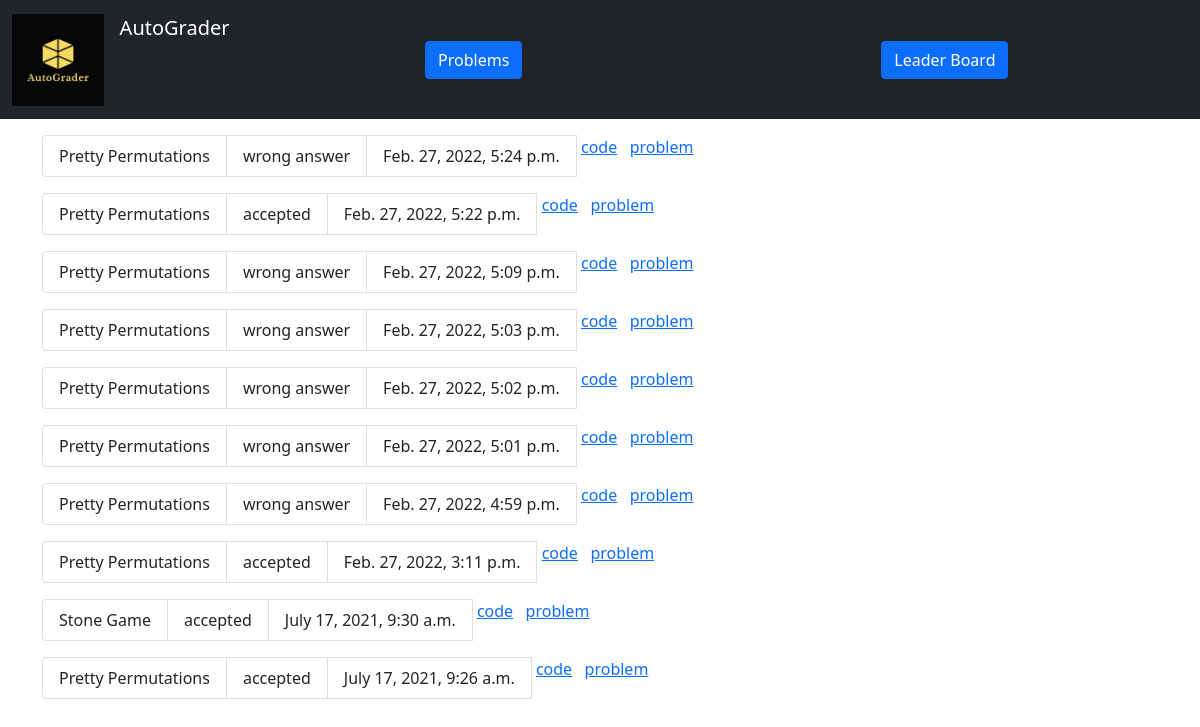
The app's page /leaderboard with its own data.
### home/models.py (models this page shows, shortened)
class Submission(models.Model):
    question_id = models.IntegerField()
    name = models.CharField(default="", max_length=100)
    code = models.TextField()
    verdict = models.CharField(max_length=12)
    datetime = models.DateTimeField(auto_now_add=True, blank=True)

### home/views.py (the view)
# urls.py: path('leaderboard', views.LeaderBoard, name='leaderboard')
def LeaderBoard(request):
    arr = Submission.objects.all()
    latest = []
    for i in reversed(arr):
        latest.append(i)
        if(len(latest) == 10):
            break
    context = {
        "results": latest
    }
    return render(request, 'leaderboard.html', context)

### templates/leaderboard.html (shortened to what this page needs)
{% extends 'base.html' %} {%block title%}Home{%endblock title%} {%block body%}
{% for i in results %}
<div class="container m-3 mx-auto">
  <ul class="list-group list-group-horizontal">
    <li class="list-group-item">{{i.name}}</li>
    <li class="list-group-item">{{i.verdict}}</li>
    <li class="list-group-item">{{i.datetime}}</li>
    <a href="">code</a>
    <a href={% url 'problem' id=i.question_id %}>problem</a>
  </ul>
</div>
{% endfor %} {%endblock body%}

### templates/base.html (shortened to what this page needs)
<!DOCTYPE html>
<html lang="en">
  <head>
    <link
      href="https://cdn.jsdelivr.net/npm/bootstrap@5.0.2/dist/css/bootstrap.min.css"
      rel="stylesheet"
    />
  </head>
  <body>
    <nav class="navbar navbar-dark bg-dark">
      <div class="container-fluid">
        <a class="navbar-brand" href="/">
          <img
            src="/static/logo.jpg"
            alt=""
            width="92"
            height="92"
            class="d-inline-block align-text-top"
          />
          &nbsp AutoGrader
        </a>
        <a class = "btn btn-primary my-3 mx-auto" href="/">
        Problems
        </a>
        <a class = "btn btn-primary my-3 mx-auto" href={% url 'leaderboard' %}>
        Leader Board
        </a>
      </div>
    </nav>
    {%block body%} {%endblock body%}
  </body>
</html>

### records on screen
Submission: name "Pretty Permutations", verdict "wrong answer", datetime "Feb. 27, 2022, 5:24 p.m."
Submission: name "Pretty Permutations", verdict "accepted", datetime "Feb. 27, 2022, 5:22 p.m."
Submission: name "Pretty Permutations", verdict "wrong answer", datetime "Feb. 27, 2022, 5:09 p.m."
Submission: name "Pretty Permutations", verdict "wrong answer", datetime "Feb. 27, 2022, 5:03 p.m."
Submission: name "Pretty Permutations", verdict "wrong answer", datetime "Feb. 27, 2022, 5:02 p.m."
Submission: name "Pretty Permutations", verdict "wrong answer", datetime "Feb. 27, 2022, 5:01 p.m."
Submission: name "Pretty Permutations", verdict "wrong answer", datetime "Feb. 27, 2022, 4:59 p.m."
Submission: name "Pretty Permutations", verdict "accepted", datetime "Feb. 27, 2022, 3:11 p.m."
Submission: name "Stone Game", verdict "accepted", datetime "July 17, 2021, 9:30 a.m."
Submission: name "Pretty Permutations", verdict "accepted", datetime "July 17, 2021, 9:26 a.m."
